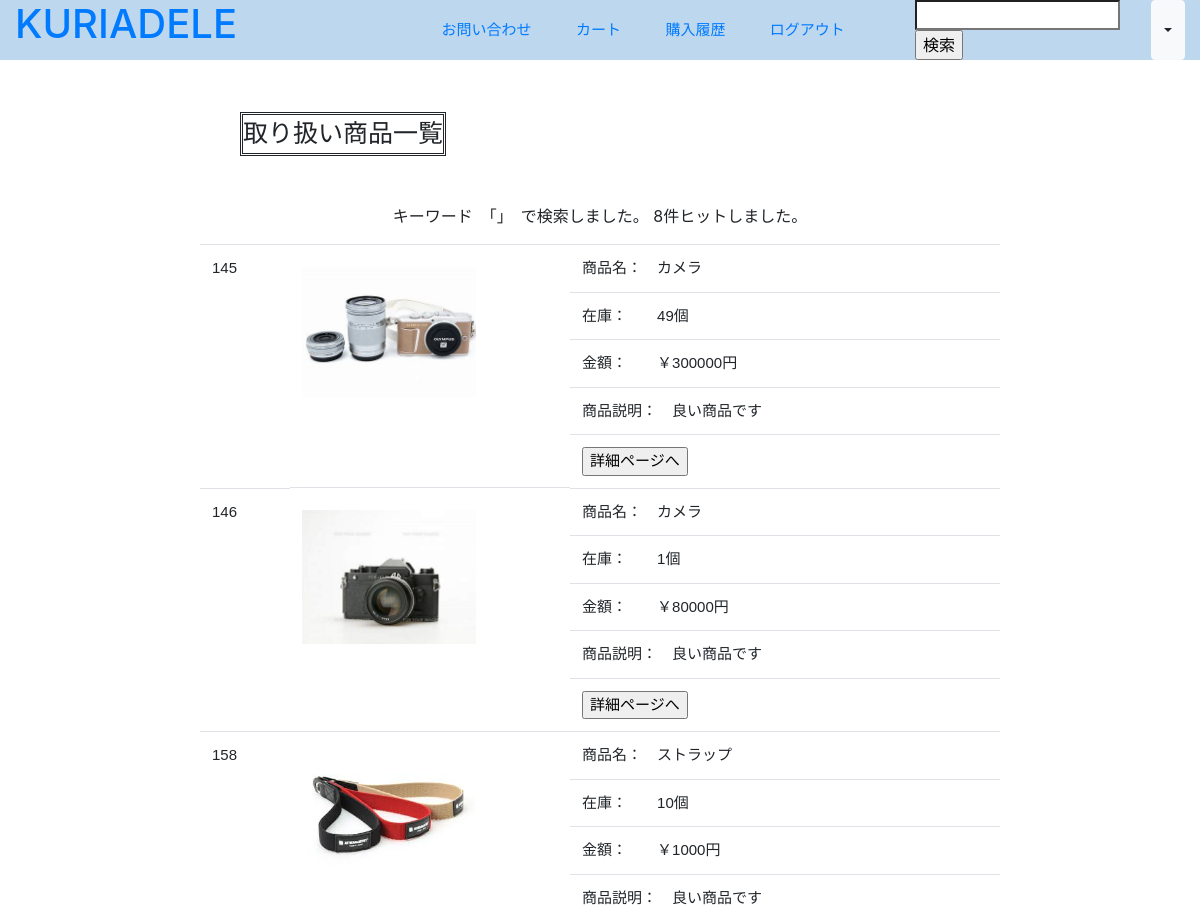
Page /login_search.php (signed in, upper part) on the earlier database version.
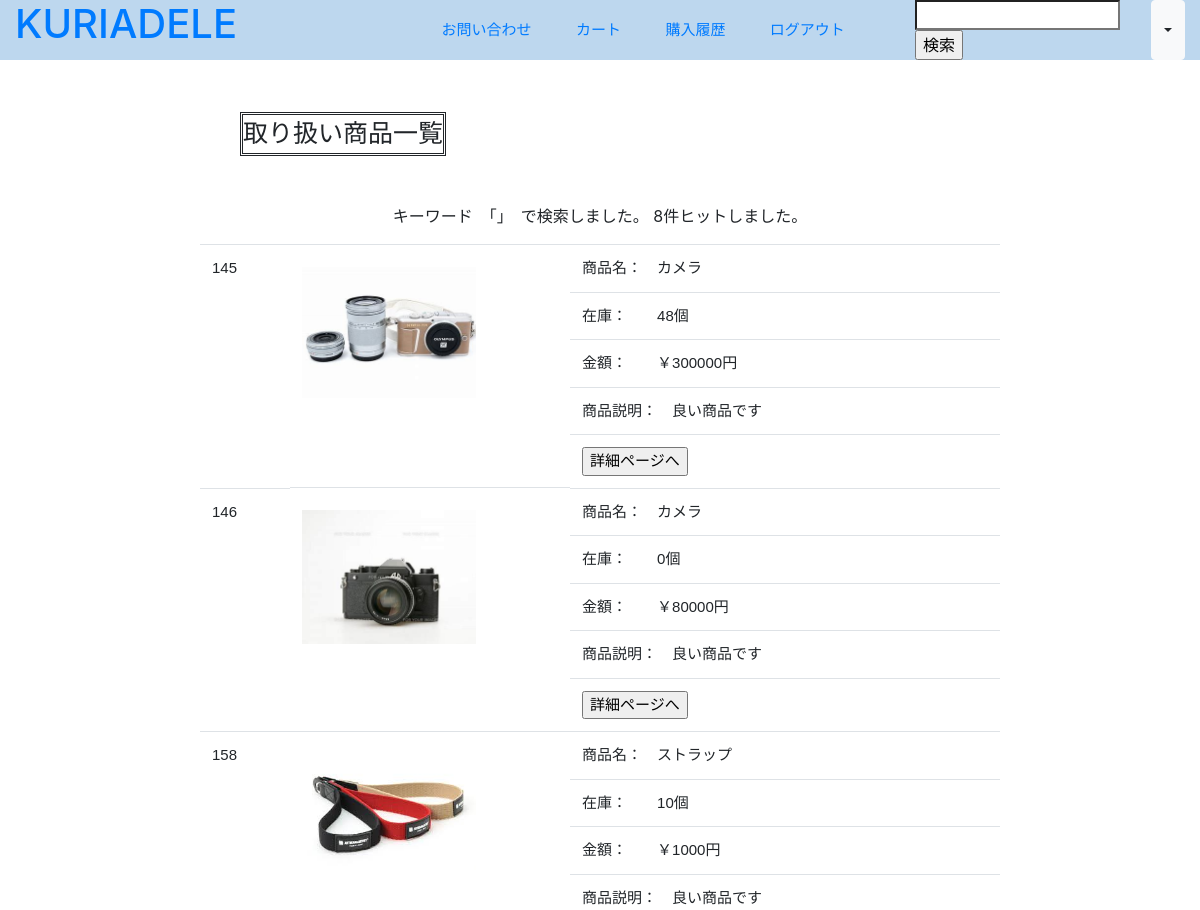
Same page on the later database version.
### tables this page shows
CREATE TABLE `items` (
  `id` int(11) NOT NULL AUTO_INCREMENT,
  `name` varchar(255) NOT NULL,
  `image` varchar(255) NOT NULL,
  `price` int(11) NOT NULL,
  `stock` int(11) NOT NULL,
  `description` varchar(1000) NOT NULL,
  `created_at` timestamp NOT NULL DEFAULT CURRENT_TIMESTAMP ON UPDATE CURRENT_TIMESTAMP,
  `flag` int(11) NOT NULL,
  PRIMARY KEY (`id`)
);

### login_search_new.php (called while the page is built, shortened)
<?php
    require_once 'daos/item_dao.php';
    $flash_message = $_SESSION['flash_message'];
    include_once 'views/products.php';
?>

### login_search.php (called while the page is built, shortened)
<?php
    require_once 'daos/item_dao.php';
    $keyword = $_GET['name'];
    $items = ItemDAO::find_by_keyword($keyword);
    include 'login_search_new.php';
?>

### daos/item_dao.php (called while the page is built, shortened)
<?php
    class ItemDAO extends DAO{
        public static function find_by_keyword($keyword){
            $pdo = null;
            $stmp = null;
            try{
                $pdo = self::get_connection();
                $stmt = $pdo->prepare('SELECT * FROM items WHERE name LIKE :name AND flag=1');
                $stmt->bindValue(':name', '%' . $keyword . '%' , PDO::PARAM_STR);
                $stmt->execute();
                $stmt->setFetchMode(PDO::FETCH_CLASS|PDO::FETCH_PROPS_LATE, 'Item');
                $items = $stmt->fetchAll();
                return $items;
            }catch(PDOException $e){
                return array();
            }finally{
                self::close_connection($pdo, $stmp);
            }
        }
    }
?>

### views/products.php (the view, shortened to what this page needs)
<!doctype html>
<html lang='ja'>
    <head>
        <link rel='stylesheet' href='index.css'>
        <link rel="stylesheet" href="https://stackpath.bootstrapcdn.com/bootstrap/4.5.2/css/bootstrap.min.css">
    </head>
    <body>
        <div class='container-fluid header fixed-top'>
            <div class='row'>
                <span class='col-lg-2 col-md-2 col-auto'>
                    <a href='mypage.php'><h1>KURIADELE</h1></a>
                </span>
                <span class='col-lg-7 col-md-5 d-none d-lg-block span_a'>
                    <a href='login_contact.php' class='span_b'>お問い合わせ</a>
                    <a href='cart.php' class='span_b'>カート</a>
                    <a href='purchases.php' class='span_b'>購入履歴</a>
                    <a href='logout.php' class='span_b'>ログアウト</a>
                </span>
                <div class='col-lg-3 col-md-5 col-auto span_c'>
                    <form method='GET' action='login_search.php'>
                        <input type='search' name='name' size='15'/>
                        <input type='submit' value='検索'/>
                    </form>
                    <button type="button" class="btn btn-light dropdown-toggle d-none d-sm-block" data-toggle="dropdown"></button>
                </div>
            </div>
        </div>
        <p class='body'>
            <p class='customer'>取り扱い商品一覧</p>
            <?php if($flash_message !== ''): ?>
                <p class='message'><?= $flash_message ?></p>
            <?php endif; ?>
            <table class='container-fluid table col-lg-8'>
                <div class='row'>
                    <tbody>
                        <?php foreach($items as $item): ?>
                            <tr>
                                <td class='table_td'><?= $item->id ?></td>
                                <td class='table_img'><img src='upload/items/<?= $item->image ?>' class='img_td'></img></td>
                                <td class='table_td'>商品名：&emsp;<?= $item->name ?></td>
                                <td class='table_td'>在庫：&emsp;&emsp;<?= $item->stock ?>個</td>
                                <td class='table_td'>金額：&emsp;&emsp;￥<?= $item->price ?>円</td>
                                <td class='table_td'>商品説明：&emsp;<?= $item->description ?></td>
                                <td class='table_td'>
                                    <form method='GET' action='login_item_buy.php'>
                                        <input type='submit' value='詳細ページへ'>
                                    </form>
                                </td>
                            </tr>
                        <?php endforeach; ?>
                    </tbody>
                </div>
            </table>
        </p>
    </body>
</html>

Differences in the rows shown:
changed items id 145: stock "49" → "48"
changed items id 146: stock "1" → "0"
